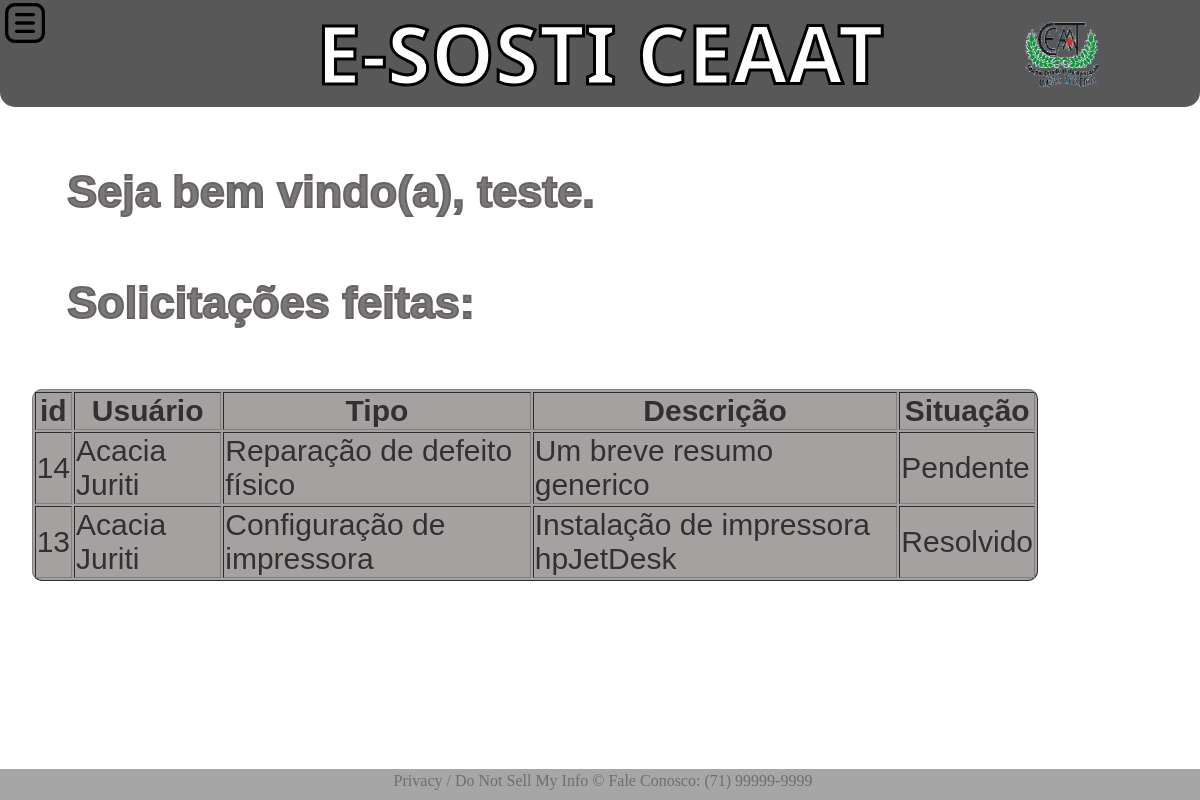
The app's page /TI/sistemaTI.php (signed in) with its own data.
### tables this page shows
CREATE TABLE `solicitacoes` (
  `id` int(11) NOT NULL,
  `usuario` varchar(100) DEFAULT NULL,
  `tipo` varchar(50) DEFAULT NULL,
  `descrição` varchar(200) DEFAULT NULL,
  `situacao` varchar(20) DEFAULT NULL
);

### TI/sistemaTI.php (the view, shortened to what this page needs)
<?php
include_once("config.php");
$sql = "SELECT * FROM solicitacoes ORDER BY id DESC";
$result = $mysqli->query($sql);
?>
<!DOCTYPE html>
<html lang="pt-BR">
<head>
    <link rel="stylesheet" href="mainTI.css">
</head>
<body>
    <div class="container">
        <div class="head">
            <img src="assets/list_3161836.png" alt="" id="menu-button">
            <img id="logo_img" src="assets/ceaat logo.jpg" alt="">
            <h1 id="titulo">E-SOSTI CEAAT</h1>
        </div>
        <div class="section">
            <section id="activities">
                <h1 id="solicitacao">Seja bem vindo(a),
                    <?php echo $_SESSION['nome']; ?>.
                </h1>
                <h2 id="solicitacao">Solicitações feitas:</h2>
                <div class="acontainer">
                    <table class="table" border="1px">
                        <thead>
                            <tr>
                                <th scope="col">id</th>
                                <th scope="col">Usuário</th>
                                <th scope="col">Tipo</th>
                                <th scope="col">Descrição</th>
                                <th scope="col">Situação</th>
                            </tr>
                        </thead>
                        <tbody>
                            <?php
                                while($user_data = mysqli_fetch_assoc($result)) {
                                    echo "<tr>";
                                    echo "<td>".$user_data['id']."</td>";
                                    echo "<td>".$user_data['usuario']."</td>";
                                    echo "<td>".$user_data['tipo']."</td>";
                                    echo "<td>".$user_data['descrição']."</td>";
                                    echo "<td>".$user_data['situacao']."</td>";
                                    echo "</tr>";
                                }
                            ?>
                        </tbody>
                    </table>
                </div>
            </section>
        </div>
        <div class="footer">
            Privacy / Do Not Sell My Info © Fale Conosco: (71) 99999-9999
        </div>
    </div>
</body>
</html>

### TI/mainTI.css (style rules this page uses)
.container { width: 100%; }
#menu-button { position: absolute; margin-top: 5px; margin-left: 5px; width: 40px; }
.head { background-color: #585858; margin-left: -8px; margin-top: -9px; margin-right: -8px; position: relative; border-radius: 0 0 15px 15px; }
#logo_img { margin-top: 20px; margin-left: 85%; width: 80px; position: absolute; }
#titulo { text-align: center; font-size: 80px; font-family: 'Segoe UI', Tahoma, Geneva, Verdana, sans-serif; color: #ffffff; -webkit-text-stroke: 3px black; margin-bottom: 15px; margin-top: -10px; }
.section, p { font-size: 30px; font-family: Arial, Helvetica, sans-serif; }
#solicitacao { margin: 5%; color: #797979; -webkit-text-stroke: 2px rgb(104, 98, 98); }
.acontainer { background-color: #A6A1A1; margin: 2%; width: 85%; border-radius: 10px; }
.table { width: 100%; border-radius: 10px; }
body { color: #313131; }
.footer { position: fixed; bottom: 0; width: 100%; height: 25px; margin-left: -8px; opacity: 0.7; text-align: center; background-color: grey; padding: 3px; }

### records on screen
solicitacoes: id "14", usuario "Acacia Juriti", tipo "Reparação de defeito físico", descrição "Um breve resumo generico", situacao "Pendente"
solicitacoes: id "13", usuario "Acacia Juriti", tipo "Configuração de impressora", descrição "Instalação de impressora hpJetDesk", situacao "Resolvido"

### other values on screen
$_SESSION['nome'] "teste"
